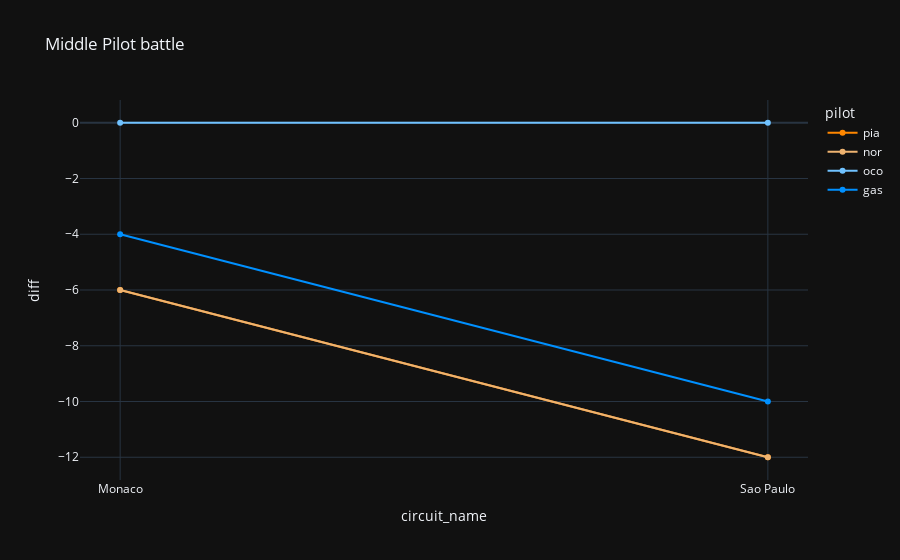

Notebook code cell kept with this figure:
### Code cell
px.line(df_battles_pilot[1], x="circuit_name", y="diff", color="pilot", color_discrete_map=colors["pilot"], title="Middle Pilot battle", markers=True, template="plotly_dark")

### Figure 1 — Plotly figure (JSON) as saved in the notebook; plotly's stock layout.template omitted (floating-point values rounded to 4 significant figures)
{"data": [{"hovertemplate": "pilot=pia<br>circuit_name=%{x}<br>diff=%{y}<extra></extra>", "legendgroup": "pia", "line": {"color": "#ff8700", "dash": "solid"}, "marker": {"symbol": "circle"}, "mode": "lines+markers", "name": "pia", "orientation": "v", "showlegend": true, "type": "scatter", "x": ["Monaco", "Sao Paulo"], "xaxis": "x", "y": [-6, -12], "yaxis": "y"}, {"hovertemplate": "pilot=nor<br>circuit_name=%{x}<br>diff=%{y}<extra></extra>", "legendgroup": "nor", "line": {"color": "#eeb370", "dash": "solid"}, "marker": {"symbol": "circle"}, "mode": "lines+markers", "name": "nor", "orientation": "v", "showlegend": true, "type": "scatter", "x": ["Monaco", "Sao Paulo"], "xaxis": "x", "y": [-6, -12], "yaxis": "y"}, {"hovertemplate": "pilot=oco<br>circuit_name=%{x}<br>diff=%{y}<extra></extra>", "legendgroup": "oco", "line": {"color": "#70c2ff", "dash": "solid"}, "marker": {"symbol": "circle"}, "mode": "lines+markers", "name": "oco", "orientation": "v", "showlegend": true, "type": "scatter", "x": ["Monaco", "Sao Paulo"], "xaxis": "x", "y": [0, 0], "yaxis": "y"}, {"hovertemplate": "pilot=gas<br>circuit_name=%{x}<br>diff=%{y}<extra></extra>", "legendgroup": "gas", "line": {"color": "#0090ff", "dash": "solid"}, "marker": {"symbol": "circle"}, "mode": "lines+markers", "name": "gas", "orientation": "v", "showlegend": true, "type": "scatter", "x": ["Monaco", "Sao Paulo"], "xaxis": "x", "y": [-4, -10], "yaxis": "y"}], "layout": {"legend": {"title": {"text": "pilot"}, "tracegroupgap": 0}, "title": {"text": "Middle Pilot battle"}, "xaxis": {"anchor": "y", "domain": [0, 1], "title": {"text": "circuit_name"}}, "yaxis": {"anchor": "x", "domain": [0, 1], "title": {"text": "diff"}}}}
